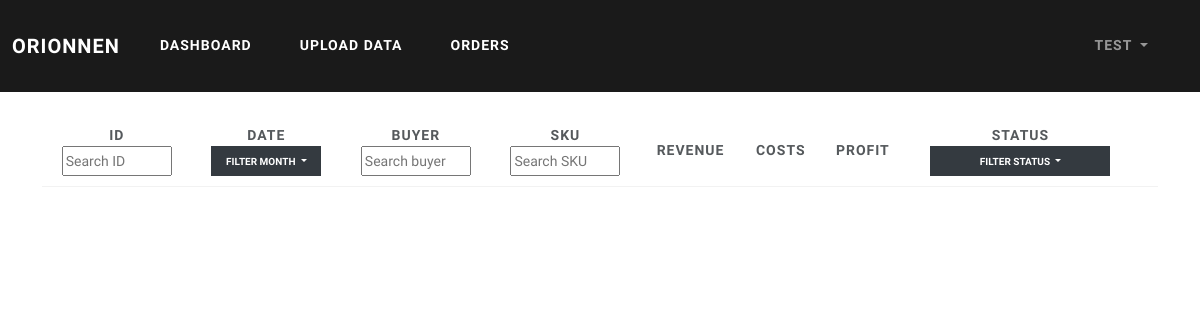
The page /orders/month_02 (signed in) on the database as committed earlier.
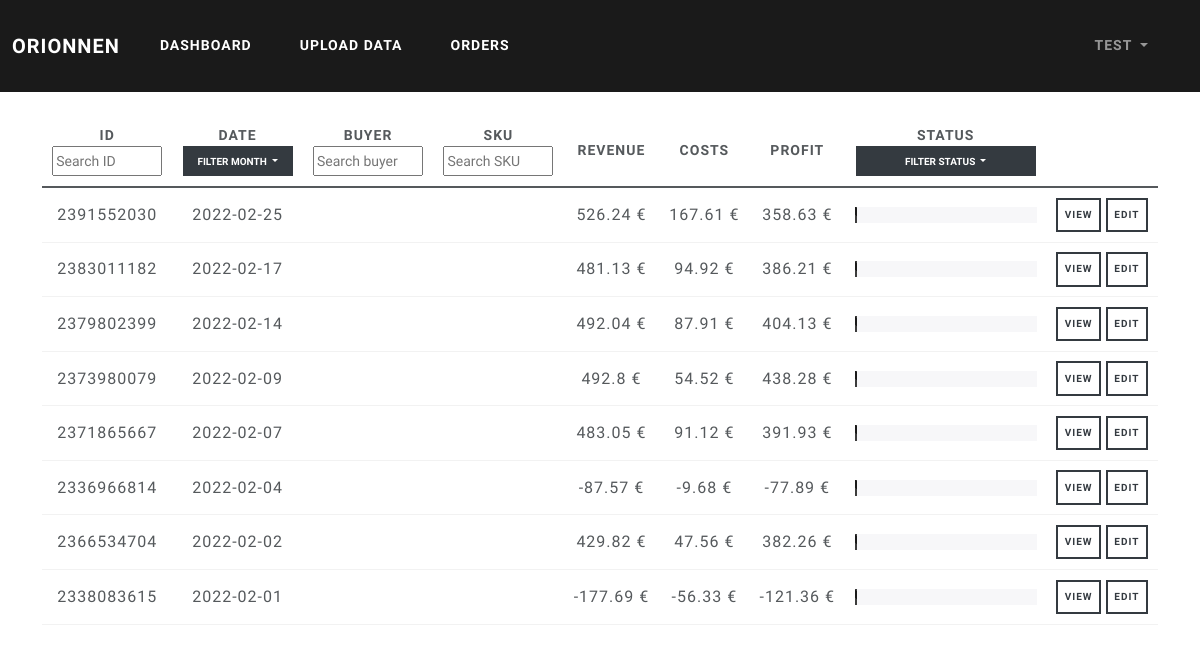
The same page on the database as committed later.
### orionnen/models.py (models this page shows, shortened)
class User(db.Model, UserMixin):
    id = db.Column(db.Integer, primary_key=True)
    username = db.Column(db.String(20), unique=True, nullable=False)
    email = db.Column(db.String(120), unique=True, nullable=False)
    password = db.Column(db.String(60), nullable=False)
    orders = db.relationship('Order', backref='author', lazy=True)

class Order(db.Model):
    id = db.Column(db.Integer, primary_key=True)
    user_id = db.Column(db.Integer, db.ForeignKey('user.id'), nullable=False)
    order_id = db.Column(db.Integer, unique=True, nullable=False)
    sku = db.Column(db.String(20), default='Not Specified')
    buyer = db.Column(db.String(20), default='Not Specified')
    date = db.Column(db.Date, nullable=False)
    note = db.Column(db.String(20), default='No Note')
    status = db.Column(db.String(20), default='Ordered')
    revenue = db.Column(db.Float, default=0)
    refund = db.Column(db.Float, default=0)
    net_revenue = db.Column(db.Float, default=0)
    proc_fee = db.Column(db.Float, default=0)
    cred_proc_fee = db.Column(db.Float, default=0)
    net_proc_fee = db.Column(db.Float, default=0)
    trans_trans_fee = db.Column(db.Float, default=0)
    cred_trans_trans_fee = db.Column(db.Float, default=0)
    ship_trans_fee = db.Column(db.Float, default=0)
    cred_ship_trans_fee = db.Column(db.Float, default=0)
    ad_fee = db.Column(db.Float, default=0)
    cred_ad_fee = db.Column(db.Float, default=0)
    net_ad_fee = db.Column(db.Float, default=0)
    vat_ad = db.Column(db.Float, default=0)
    cred_vat_ad = db.Column(db.Float, default=0)
    vat_proc_fee = db.Column(db.Float, default=0)
    cred_vat_proc_fee = db.Column(db.Float, default=0)
    vat_trans = db.Column(db.Float, default=0)
    cred_vat_trans = db.Column(db.Float, default=0)
    vat_ship_trans = db.Column(db.Float, default=0)
    cred_vat_ship_trans = db.Column(db.Float, default=0)
    tax = db.Column(db.Float, default=0)
    cred_tax = db.Column(db.Float, default=0)
    net_tax = db.Column(db.Float, default=0)
    trans_fee = db.Column(db.Float, default=0)
    cred_trans_fee = db.Column(db.Float, default=0)
    net_trans_fee = db.Column(db.Float, default=0)
    vat = db.Column(db.Float, default=0)
    cred_vat = db.Column(db.Float, default=0)
    net_vat = db.Column(db.Float, default=0)
    etsy_costs = db.Column(db.Float, default=0)
    prod_costs = db.Column(db.Float, default=0)
    ship_costs = db.Column(db.Float, default=0)
    undef_costs = db.Column(db.Float, default=0)
    other_costs = db.Column(db.Float, default=0)
    costs = db.Column(db.Float, default=0)
    profit = db.Column(db.Float, default=0)

### orionnen/routes.py (the view)
@app.route('/orders/month_<month>', methods=['GET', 'POST'])
@login_required
def show_filtered_orders(month):
    orders = db.session.query(Order).filter(Order.date.between(f'2022-{month}-01', f'2022-{month}-31')).filter_by(author=current_user).order_by(Order.date.desc())
    return render_template("orders.html", orders=orders, month=month)

### orionnen/models.py (called while the page is built)
@login_manager.user_loader
def load_user(user_id):
    return User.query.get(int(user_id))

### orionnen/templates/orders.html (shortened to what this page needs)
{% extends "base.html" %}
{% block content %}
    <table id="Orders" class="table table-hover">
        <tr class="header">
          <th>
              ID<br>
              <input type="text" id="ID" onkeyup="filter_ID()" placeholder="Search ID" style="width: 110px; height: 30px;">
          </th>
          <th>
              Date<br>
              <div class="dropdown">
                    <button class="btn btn-dark btn-sm dropdown-toggle" type="button" id="dropdownMenuButton1" data-bs-toggle="dropdown" aria-expanded="false" style="width: 110px; height: 30px;">
                        Filter month
                    </button>
              </div>
          </th>
          <th>
              Buyer<br>
              <input type="text" id="Buyer" onkeyup="filter_buyer()" placeholder="Search buyer" style="width: 110px; height: 30px;">
          </th>
          <th>
              SKU<br>
              <input type="text" id="SKU" onkeyup="filter_SKU()" placeholder="Search SKU" style="width: 110px; height: 30px;">
          </th>
          <th>Revenue</th>
          <th>Costs</th>
          <th>Profit</th>
          <th>
              Status
              <div class="dropdown">
                    <button class="btn btn-dark btn-sm dropdown-toggle" style="width: 180px; height: 30px;";" type="button" id="dropdownMenuButton1" data-bs-toggle="dropdown" aria-expanded="false">
                        Filter status
                    </button>
                </div>
          </th>
          <th></th>
        </tr>
      <tbody>
        {% for order in orders %}
            <tr>
                <td style="text-align:center; vertical-align:middle">{{ order.order_id }}</td>
                <td style="text-align:center; vertical-align:middle">{{ order.date }}</td>
                <td style="text-align:center; vertical-align:middle">{{ order.buyer }}</td>
                <td style="text-align:center; vertical-align:middle">{{ order.sku }}</td>
                <td style="text-align:center; vertical-align:middle">{{ order.net_revenue }} €</td>
                <td style="text-align:center; vertical-align:middle">{{ order.costs }} €</td>
                <td style="text-align:center; vertical-align:middle">{{ order.profit }} €</td>
                <td style="text-align:center; vertical-align:middle">
                    <div class="progress">
                    </div>
                </td>
                <td align="center"><a class="btn btn-outline-dark btn-sm" href="{{ url_for('view_order', order_id=order.order_id) }}">View</a> <a class="btn btn-outline-dark btn-sm" href="{{ url_for('edit_order', order_id=order.order_id) }}">Edit</a></td>
            </tr>
        {% endfor %}
      </tbody>
    </table>
{% endblock %}

### orionnen/templates/base.html (shortened to what this page needs)
<!doctype html>
<html lang="en">
  <head>
    <head>
    <link rel="stylesheet" type="text/css" href="{{ url_for('static', filename='bootstrap.css') }}">
  </head>
  <body>
      {% include "navbar.html" %}<br>
      <div class="container">
        {% block content %}{% endblock %}
      </div>
  </body>
</html>

### orionnen/templates/navbar.html (shortened to what this page needs)
      <nav class="navbar navbar-expand-lg navbar-dark bg-primary">
        <div class="container-fluid">
          <a class="navbar-brand" href="/">Orionnen</a>
          <div class="collapse navbar-collapse" id="navbarColor01">
            <div class="navbar-nav mr-auto">
              {% if current_user.is_authenticated %}
              <a class="nav-item nav-link active" href="{{ url_for('dashboard') }}">Dashboard</a>
              <a class="nav-item nav-link active" href="{{ url_for('upload') }}">Upload data</a>
              <a class="nav-item nav-link active" href="{{ url_for('show_orders') }}">Orders</a>
              {% else %}
              <a class="nav-item nav-link active" href="{{ url_for('login') }}">Login</a>
              <a class="nav-item nav-link active" href="{{ url_for('register') }}">Register</a>
              {% endif %}
            </div>
          </div>
          <div class="navbar-nav mr-auto">
            {% if current_user.is_authenticated %}
            <li class="nav-item dropdown">
              <a class="nav-link dropdown-toggle" data-bs-toggle="dropdown" href="#" role="button" aria-haspopup="true" aria-expanded="false">
                {{ current_user.username }}
              </a>
            </li>
            {% endif %}
          </div>
        </div>
      </nav>

Rows that differ between the two databases and show on the page:
added Order: order_id "2391552030", date "2022-02-25", net_revenue "526.24", costs "167.61", profit "358.63"
added Order: order_id "2383011182", date "2022-02-17", net_revenue "481.13", costs "94.92", profit "386.21"
added Order: order_id "2379802399", date "2022-02-14", net_revenue "492.04", costs "87.91", profit "404.13"
added Order: order_id "2373980079", date "2022-02-09", net_revenue "492.8", costs "54.52", profit "438.28"
added Order: order_id "2371865667", date "2022-02-07", net_revenue "483.05", costs "91.12", profit "391.93"
added Order: order_id "2336966814", date "2022-02-04", net_revenue "-87.57", costs "-9.68", profit "-77.89"
added Order: order_id "2366534704", date "2022-02-02", net_revenue "429.82", costs "47.56", profit "382.26"
added Order: order_id "2338083615", date "2022-02-01", net_revenue "-177.69", costs "-56.33", profit "-121.36"
